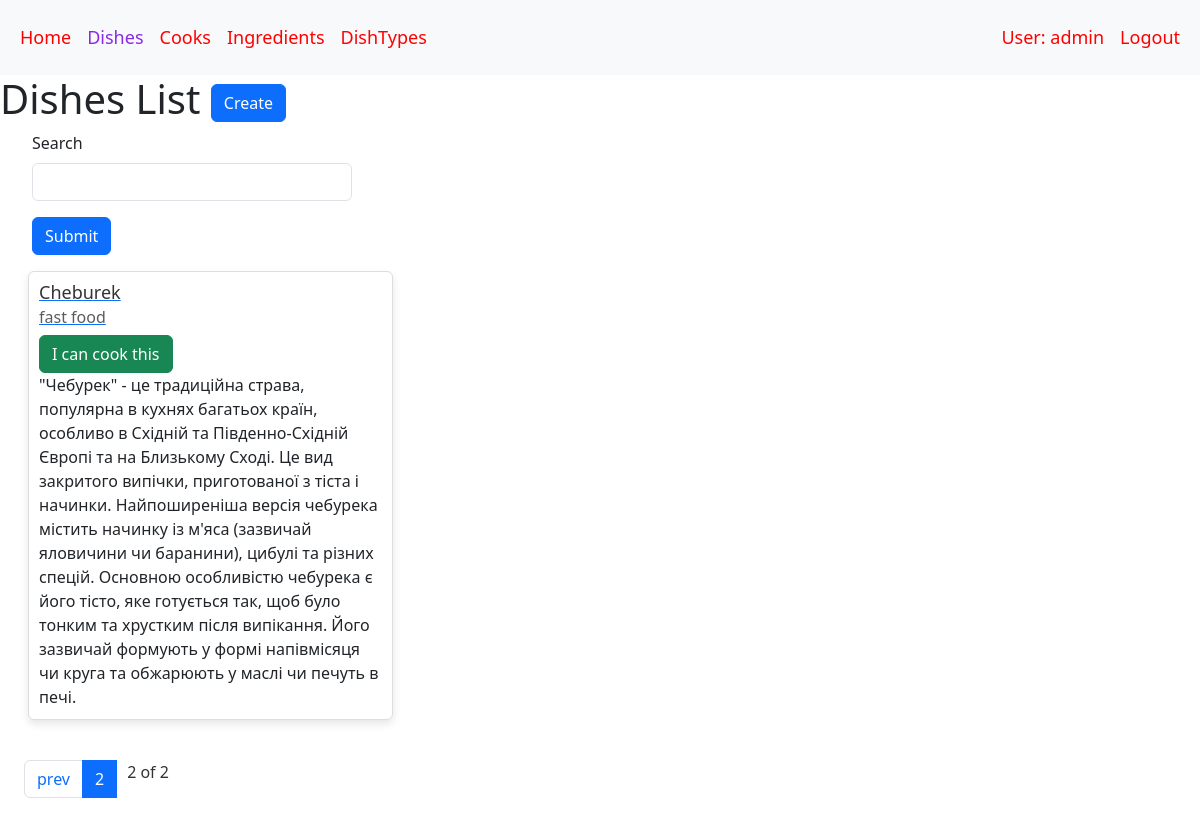
The page /dishes/?page=2 (signed in) on the database its author committed.
### restaurant/models.py (models this page shows, shortened)
class Cook(AbstractUser):
    years_of_experience = models.IntegerField(default=0)
    class Meta:
        verbose_name = "cook"
        verbose_name_plural = "cooks"

class Dish(models.Model):
    name = models.CharField(max_length=255)
    description = models.TextField()
    price = models.DecimalField(max_digits=8, decimal_places=2)
    dish_type = models.ForeignKey(DishTypes, on_delete=models.CASCADE)
    ingredients = models.ManyToManyField(Ingredient, related_name="dishes")
    cooks = models.ManyToManyField(Cook, related_name="dishes", blank=True)

class DishTypes(models.Model):
    name = models.CharField(max_length=255, unique=True)
    class Meta:
        ordering = ["name"]
    def __str__(self):
        return f"{self.name}"

### restaurant/views.py (the view)
class DishListView(LoginRequiredMixin, generic.ListView):
    model = Dish
    context_object_name = "dish_list"
    template_name = "restaurant/dish_list.html"
    paginate_by = 6
    def get_context_data(self, *, object_list=None, **kwargs):
        context = super(DishListView, self).get_context_data(**kwargs)
        search = self.request.GET.get("search", "")
        context["search_form"] = SearchForm(initial={"search": search})
        return context
    def get_queryset(self):
        queryset = Dish.objects.all()
        form = SearchForm(self.request.GET)
        if form.is_valid():
            return queryset.filter(
                name__icontains=form.cleaned_data["search"]
            )
        return queryset

### restaurant/forms.py
class SearchForm(forms.Form):
    search = forms.CharField(max_length=255, required=False)

### restaurant/templatetags/query_transform.py (called while the page is built)
@register.simple_tag
def query_transform(request, **kwargs):
    updated = request.GET.copy()
    for key, value in kwargs.items():
        if value is not None:
            updated[key] = value
        else:
            updated.pop(key, 0)
    return updated. urlencode()

### templates/restaurant/dish_list.html
{% extends "base.html" %}
{% load crispy_forms_filters %}
{% block content %}
  <h1>
    Dishes List
    <a href="{% url 'restaurant:dish-create' %}" class="btn btn-primary link-to-page">
      Create
    </a>
  </h1>
  <form action="" method="get" class="search-form">
    {{ search_form|crispy }}
    <input type="submit" class="btn btn-primary">
  </form>
  <div class="row">
    {% if dish_list %}
      {% for dish in dish_list %}
        <div class="col-md-4">
          <a href="{% url 'restaurant:dish-detail' pk=dish.id %}">
            <div class="card mb-3">
              <div class="card-body">
                <div>
                <h5 class="card-title">{{ dish.name }}</h5>
                <h6 class="card-subtitle mb-2 text-muted">{{ dish.dish_type }}</h6>
                  {% if dish in user.dishes.all %}
                    <a href="{% url 'restaurant:toggle-dish-assign' pk=dish.id %}?next={{ request.get_full_path }}" class="btn btn-success link-to-page">
                      I can cook this
                    </a>
                  {% else %}
                    <a href="{% url 'restaurant:toggle-dish-assign' pk=dish.id %}?next={{ request.get_full_path }}" class="btn btn-danger link-to-page">
                      I can`t cook this
                    </a>
                  {% endif %}
                </div>
                <p class="card-text">{{ dish.description }}</p>
              </div>
            </div>
          </a>
        </div>
      {% endfor %}
    {% else %}
      <p>There are no dishes in the service.</p>
    {% endif %}
  </div>
{% endblock %}

### templates/includes/header.html (shortened to what this page needs)
  <header>
    <nav class="navbar navbar-expand-lg bg-body-tertiary navbar-dark bg-gradient-dark z-index-3 py-3">
      <div class="container-fluid">
        <div class="collapse navbar-collapse" id="navbarSupportedContent">
          <ul class="navbar-nav me-auto mb-2 mb-lg-0">
            <li class="nav-item">
              <a class="nav-link{% if request.resolver_match.url_name == 'index' %} active{% endif %}"
              href="{% url 'restaurant:index' %}">Home</a>
            </li>
            <li class="nav-item">
              <a class="nav-link{% if request.resolver_match.url_name == 'dish-list' %} active{% endif %}"
              href="{% url 'restaurant:dish-list' %}">Dishes</a>
            </li>
            <li class="nav-item">
              <a class="nav-link{% if request.resolver_match.url_name == 'cook-list' %} active{% endif %}"
              href="{% url 'restaurant:cook-list' %}">Cooks</a>
            </li>
            <li class="nav-item">
              <a class="nav-link{% if request.resolver_match.url_name == 'ingredient-list' %} active{% endif %}"
              href="{% url 'restaurant:ingredient-list' %}">Ingredients</a>
            </li>
            <li class="nav-item">
              <a class="nav-link{% if request.resolver_match.url_name == 'dish-types-list' %} active{% endif %}"
              href="{% url 'restaurant:dish-types-list' %}">DishTypes</a>
            </li>
              </ul>
          <ul class="navbar-nav mb-2 mb-lg-0">
            {% if user.is_authenticated %}
                <li class="nav-item">
                  <a class="nav-link{% if request.resolver_match.url_name == 'cook-detail' %} active{% endif %}"
                  href="{% url 'restaurant:cook-detail' pk=user.id %}">User: {{ user.get_username }}</a></li>
                <li class="nav-item">
                  <a class="nav-link"
                  href="{% url 'logout' %}">Logout</a></li>
            {% endif %}
          </ul>
        </div>
      </div>
    </nav>
  </header>

### static/css/styles.css (style rules this page uses)
body { margin: 0; padding: 0; }
.active { color: blueviolet !important; }
.search-form { max-width: 20rem; margin-left: 2rem; }
.row { margin: 1rem; }
.navbar { font-size: 18px; background-color: red; }
.nav-link { color: red; }
.card { border: 1px solid #ddd; box-shadow: 0 4px 8px rgba(0, 0, 0, 0.1); transition: transform 0.3s ease-in-out; }
.card-body { padding: 20px; }
.card-title { color: #333; }
.card-body { padding: 10px; }
.card-title { font-size: 18px; color: #333; }

### rows shown on the page
Cook: get_username "admin"
Dish: name "Cheburek", dish_type "fast food", description "\"Чебурек\" - це традиційна страва, популярна в кухнях багатьох країн, особливо в Східній та Південно-Східній Європі та на Близькому Сході. Це вид закритого випічки, приготованої з тіста і начинки. Найпоширеніша версія чебурека містить начинку із м'яса (зазвичай яловичини чи баранини), цибулі та різних спецій. Основною особливістю чебурека є його тісто, яке готується так, щоб було тонким та хрустким після випікання. Його зазвичай формують у формі напівмісяця чи круга та обжарюють у маслі чи печуть в печі."

### other values the page prints
{{ page_obj.number }} "2"
{{ paginator.num_pages }} "2"
